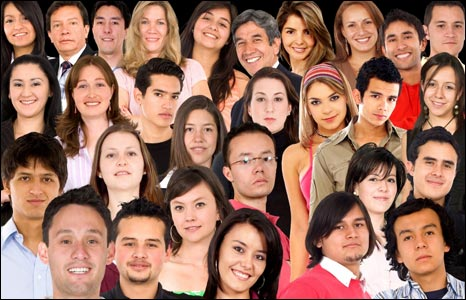
//> input picture Playground/opencv/cascade detection/images/faces.jpg, 466 x 300 px, given in place of the camera
$ ./main   (built with g++ and OpenCV 4)
//> lines starting //> are read from the running program, lines starting //| are printed output that depends on the picture
#include "opencv2/highgui.hpp"
#include "opencv2/objdetect.hpp"
#include "opencv2/imgproc.hpp"

#include <cstdio>
#include <vector>

#define R_WIDTH  640
#define R_HEIGHT 480

using namespace std;
using namespace cv;

// Global constants
const string CASCADE_NAME = "haarcascade_fullbody.xml";
CascadeClassifier cascade;

int main() {
	VideoCapture capture(0);
	Mat frame;

	// Check if camera is open
	if (!capture.isOpened()) {
		printf("Camera's not opening\n");
		return -1;
	}

	// Set resolution
	capture.set(CV_CAP_PROP_FRAME_WIDTH,  R_WIDTH);
	capture.set(CV_CAP_PROP_FRAME_HEIGHT, R_HEIGHT);

	// Load the cascade
	if (!cascade.load("Data/" + CASCADE_NAME)) {
		printf("Cascade not loading\n");
		return -1;
	}

	// Variables for cascading
		vector<Rect> obj;
		Mat frame_gray, frame_gray_blur;

	while (capture.read(frame)) {
//> frame is the input picture: 300 rows x 466 cols, CV_8UC3; mean B, G, R 97.2, 113.8, 157
		cvtColor(frame, frame_gray, CV_BGR2GRAY);
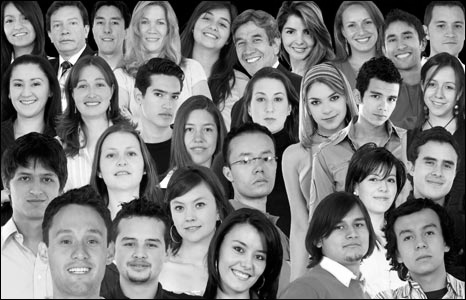
//> frame_gray: 300 rows x 466 cols, CV_8UC1; min 0, max 255, mean 124.9
		equalizeHist(frame_gray, frame_gray);
		GaussianBlur(frame_gray, frame_gray_blur, Size(3, 3), 0, 0);  // Remove this bit if the blur is making the detection not work.
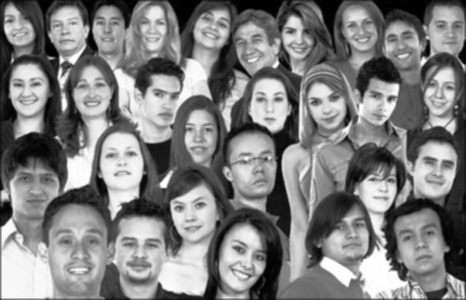
//> frame_gray_blur: 300 rows x 466 cols, CV_8UC1; min 0, max 255, mean 127

		cascade.detectMultiScale(frame_gray, obj, 1.1, 2, 0 | CV_HAAR_SCALE_IMAGE, Size(80, 80));
//> obj = empty

		for (size_t i = 0; i < obj.size(); i++) {
			rectangle(frame, Point(obj[i].x, obj[i].y), Point(obj[i].x + obj[i].width, obj[i].y + obj[i].height), Scalar(229, 181, 51), 4);
		}
//> this loop made 0 passes

		imshow("Frame", frame);

		if (char(waitKey(10)) == 27) {
//> the Esc key is pressed
			break;
		}
	}

	return 0;
}

$ run again, on Playground/opencv/cascade detection/images/obama.jpg
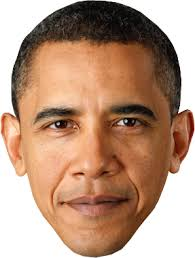
//> input picture Playground/opencv/cascade detection/images/obama.jpg, 195 x 258 px, given in place of the camera
//> frame is the input picture: 258 rows x 195 cols, CV_8UC3; mean B, G, R 128.9, 151.2, 185.7
//> `cvtColor(frame, frame_gray, CV_BGR2GRAY);`:
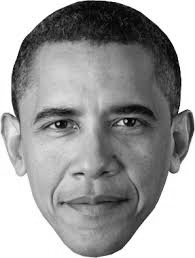
//> frame_gray: 258 rows x 195 cols, CV_8UC1; min 0, max 255, mean 159
//> `GaussianBlur(frame_gray, frame_gray_blur, Size(3, 3), 0, 0);`:
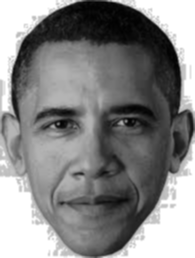
//> frame_gray_blur: 258 rows x 195 cols, CV_8UC1; min 1, max 255, mean 134.6
//> obj = empty

$ run again, on Playground/opencv/cascade detection/images/people.jpg
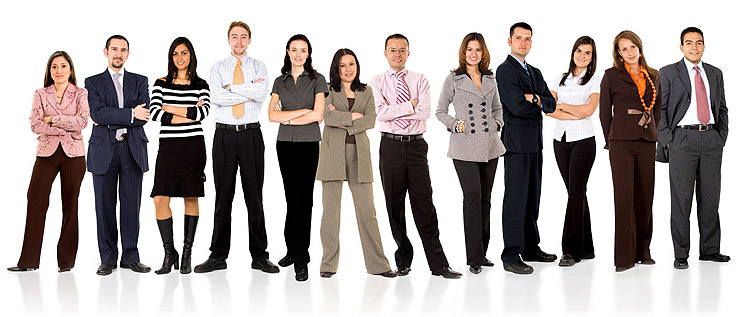
//> input picture Playground/opencv/cascade detection/images/people.jpg, 740 x 317 px, given in place of the camera
//> frame is the input picture: 317 rows x 740 cols, CV_8UC3; mean B, G, R 162.7, 164.6, 172.2
//> `cvtColor(frame, frame_gray, CV_BGR2GRAY);`:
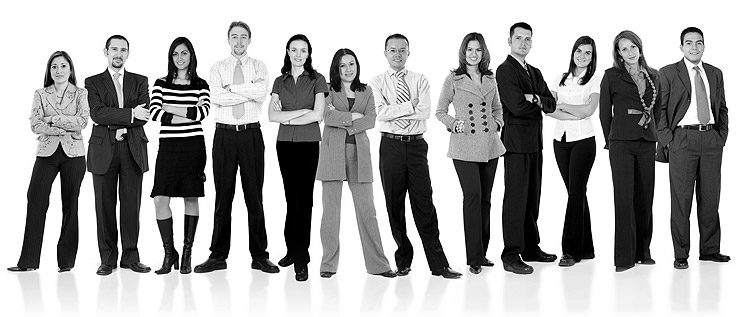
//> frame_gray: 317 rows x 740 cols, CV_8UC1; min 0, max 255, mean 166.6
//> `equalizeHist(frame_gray, frame_gray);`:
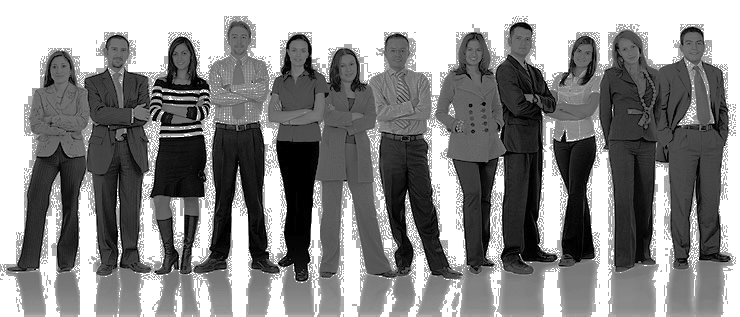
//> frame_gray: 317 rows x 740 cols, CV_8UC1; min 0, max 255, mean 139.1
//> obj = empty
